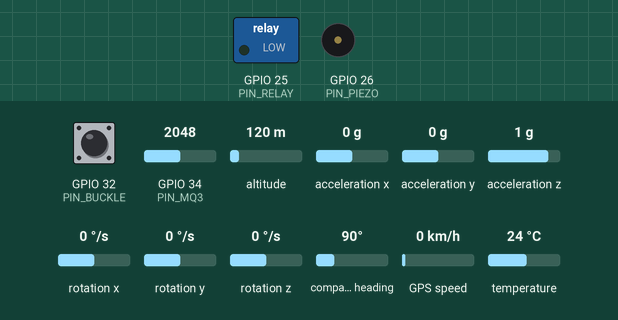
Bench run of a sketch on a simulated ESP32. Parts: switched loads named in the sketch (green lamp = pin HIGH), buzzer (waves = sounding, pin HIGH). The test bench sets the inputs (shaded band); at power-on: GPIO 32 (PIN_BUCKLE) HIGH, GPIO 34 (PIN_MQ3) = 2048, altitude 120 m, acceleration x 0 g, acceleration y 0 g, acceleration z 1 g, rotation x 0 °/s, rotation y 0 °/s, rotation z 0 °/s, compass heading 90°, GPS speed 0 km/h, temperature 24 °C. The GPS gets a fix after 3 s at 37.7749, -122.4194 with 8 satellites; what the sketch prints to the serial monitor is not drawn.

Above: at 1.2 s.
1.3 s: GPIO 32 (PIN_BUCKLE) pulled LOW for 3.2 s
Timing chart, 0 to 12.5 s (numbered marks = the images above; inputs shaded):
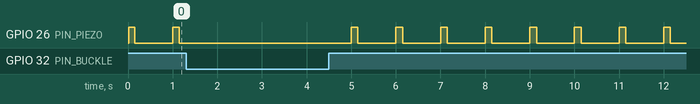

The sketch:

Smart_Helmet.ino
```cpp
/* * SMART HELMET PRO | CYBER INTERFACE (CUSAT_ECE 2026)
 * SOS: 8848825350 | LEAD: NIRANJAN K R
 */

#include <Adafruit_MPU6050.h>
#include <Adafruit_Sensor.h>
#include <Wire.h>
#include <TinyGPS++.h>

// PINOUTS
const int PIN_MQ3     = 34;
const int PIN_BUCKLE  = 32;
const int PIN_RELAY   = 25;
const int PIN_PIEZO   = 26;
const int PIN_GPS_RX  = 16;
const int PIN_GPS_TX  = 17;
const int PIN_GSM_RX  = 18;
const int PIN_GSM_TX  = 19;

// CONFIG & THRESHOLDS
const char* TARGET_NUM  = "+918848825350";
const float G_LIMIT     = 8.0;      // Impact threshold
const int ALCOHOL_LIMIT = 1800;     // ADC Threshold
const int WARMUP_TIME   = 20000;    // 20s MQ-3 Warmup
const int AVG_SAMPLES   = 10;       // For signal smoothing

// STATE VARIABLES
unsigned long lastGpsUpdate = 0;
unsigned long startTime     = 0;
float alcAverage            = 0;
bool sosSent                = false;

Adafruit_MPU6050 mpu;
TinyGPSPlus gps;
HardwareSerial SerialGPS(2);
HardwareSerial SerialGSM(1);

void setup() {
    Serial.begin(115200);
    SerialGPS.begin(9600, SERIAL_8N1, PIN_GPS_RX, PIN_GPS_TX);
    SerialGSM.begin(9600, SERIAL_8N1, PIN_GSM_RX, PIN_GSM_TX);

    pinMode(PIN_MQ3, INPUT);
    pinMode(PIN_BUCKLE, INPUT_PULLUP);
    pinMode(PIN_RELAY, OUTPUT);
    pinMode(PIN_PIEZO, OUTPUT);

    digitalWrite(PIN_RELAY, LOW); // Fail-secure: Locked at start

    if (!mpu.begin()) {
        Serial.println("Critial Error: MPU6050 Not Found");
        while(1);
    }
    mpu.setAccelerometerRange(MPU6050_RANGE_16_G);
    startTime = millis();
}

void loop() {
    handleSensors();
    handleGps();
    handleSafetyLogic();
}

void handleSensors() {
    // 1. Moving Average for MQ-3 to prevent noise spikes
    int raw = analogRead(PIN_MQ3);
    alcAverage = (alcAverage * (AVG_SAMPLES - 1) + raw) / AVG_SAMPLES;

    // 2. High-Frequency Impact Monitoring
    sensors_event_t a, g, temp;
    mpu.getEvent(&a, &g, &temp);

    // Resultant G calculation: sqrt(x² + y² + z²) / 9.8
    float totalG = sqrt(sq(a.acceleration.x) + sq(a.acceleration.y) + sq(a.acceleration.z)) / 9.81;

    if (totalG > G_LIMIT && !sosSent) {
        triggerAsynchronousSOS(totalG);
        sosSent = true; // Prevent SMS spamming
    }
}

void handleSafetyLogic() {
    bool buckled = (digitalRead(PIN_BUCKLE) == LOW);
    bool warmedUp = (millis() - startTime > WARMUP_TIME);

    // Safety Logic Alpha
    if (!buckled) {
        updateInterlock(false, "BUCKLE_OPEN");
        digitalWrite(PIN_PIEZO, (millis() % 1000 < 150)); // Fast chirp
    }
    else if (warmedUp && alcAverage > ALCOHOL_LIMIT) {
        updateInterlock(false, "ALCOHOL_DETECTED");
        digitalWrite(PIN_PIEZO, HIGH);
    }
    else if (!warmedUp) {
        updateInterlock(false, "SENSOR_WARMING"); // Don't allow start until sensor stable
    }
    else {
        updateInterlock(true, "READY");
        digitalWrite(PIN_PIEZO, LOW);
    }
}

void updateInterlock(bool state, String reason) {
    static String lastReason = "";
    digitalWrite(PIN_RELAY, state ? HIGH : LOW);
    if (reason != lastReason) {
        Serial.println("System Status: " + reason);
        lastReason = reason;
    }
}

void handleGps() {
    while (SerialGPS.available() > 0) {
        gps.encode(SerialGPS.read());
    }
}

void triggerAsynchronousSOS(float gValue) {
    Serial.println("!! CRITICAL IMPACT !!");

    // Prepare SMS string with coordinates if available
    String googleMapsUrl = "No GPS Lock";
    if (gps.location.isValid()) {
        googleMapsUrl = "https://www.google.com/maps?q=" + String(gps.location.lat(), 6) + "," + String(gps.location.lng(), 6);
    }

    String message = "HELMET SOS: Impact of " + String(gValue, 1) + "G. Loc: " + googleMapsUrl;

    // Non-blocking GSM send (Simplified)
    SerialGSM.println("AT+CMGF=1");
    delay(200); // Small delays for GSM buffer
    SerialGSM.print("AT+CMGS=\"");
    SerialGSM.print(TARGET_NUM);
    SerialGSM.println("\"");
    delay(200);
    SerialGSM.print(message);
    SerialGSM.write(26); // ASCII for Ctrl+Z

    Serial.println("SMS Sent to " + String(TARGET_NUM));
}
```
